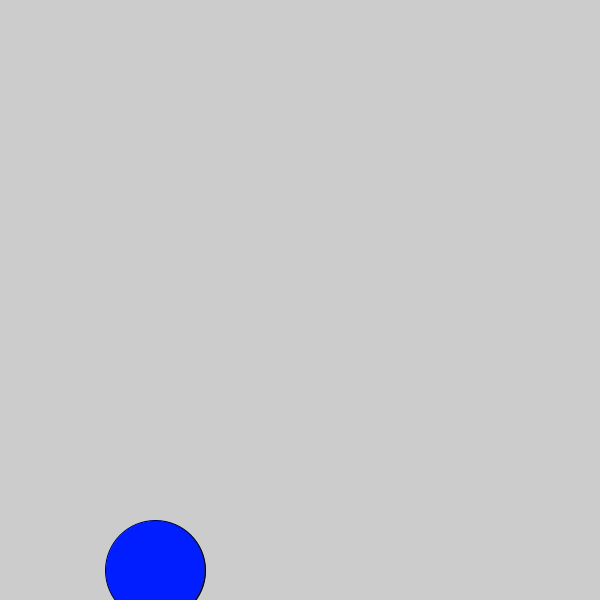
Frame 1 (no input)
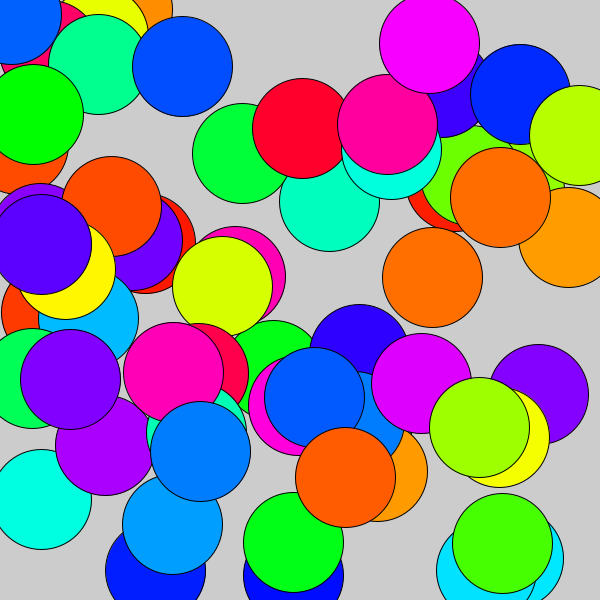
Frame 60 (the mouse pressed at the canvas centre just before this capture)
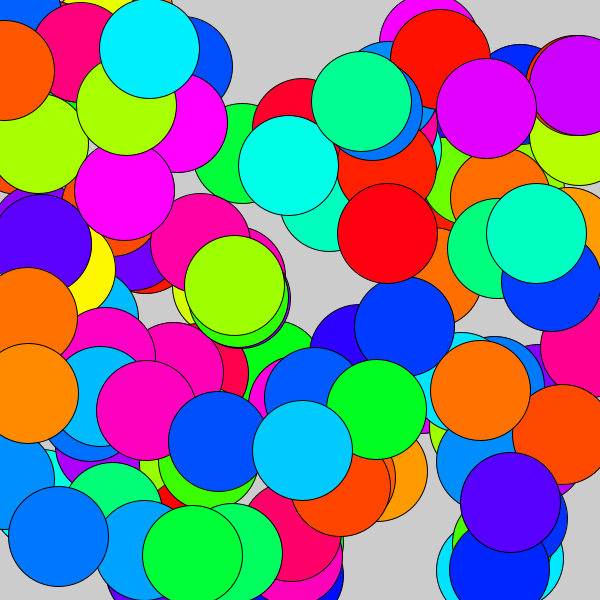
Frame 120 (the mouse held since frame 60 and released just before this capture)

The Processing sketch that drew these frames (run headless with seeded random() and noise(); from frame 60 on, the mouse is pressed at the canvas centre):

// Processing sketch: processing_185424
// ── processing_185424.pde

void setup() {
  size(600, 600);
  colorMode(HSB);
}
  void draw() {
    float c = random(0,255);
    fill(c,255,255);
    ellipse(random(width), random(height), 100, 100);
  }
